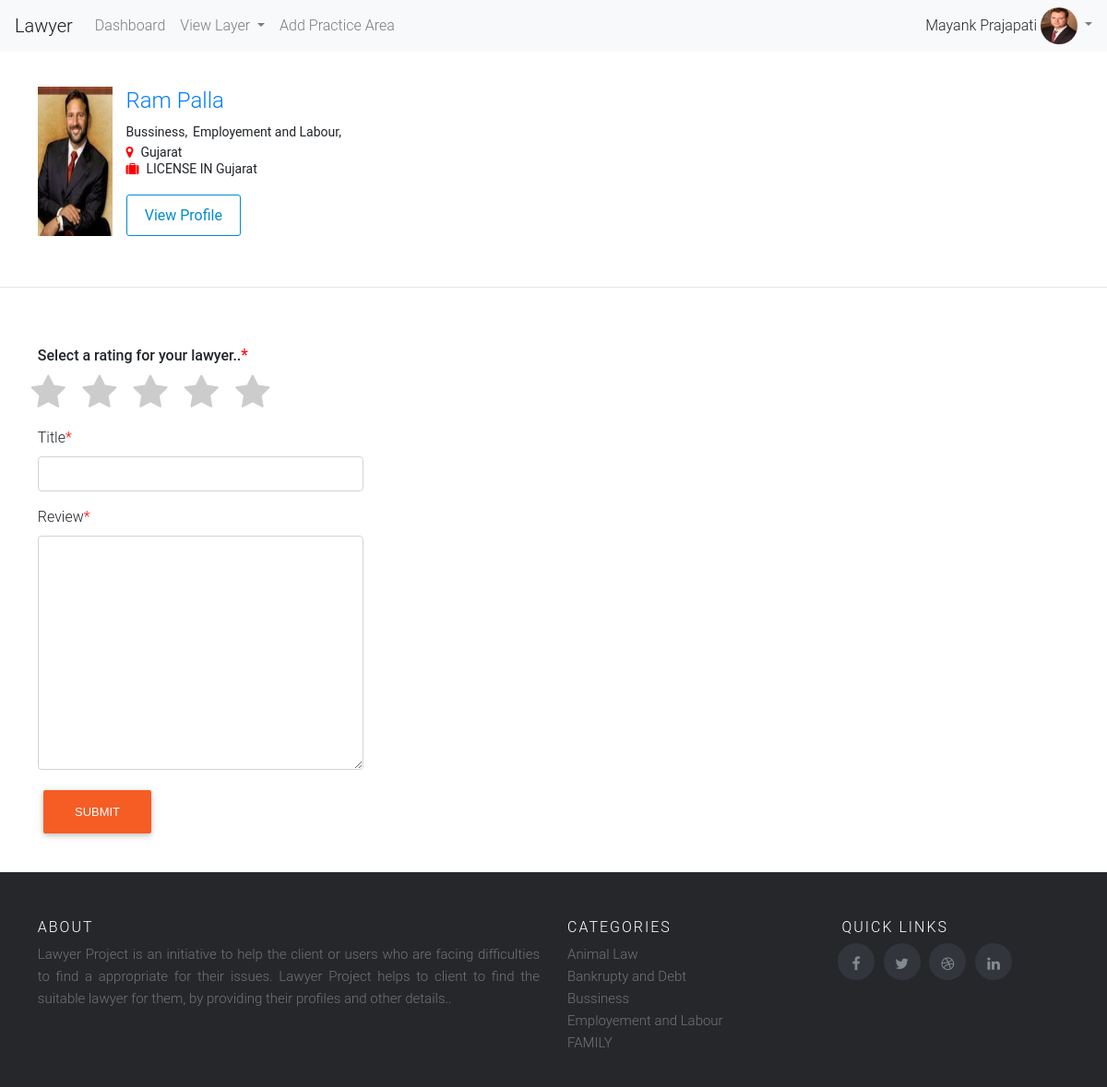
Page /review_lawyer/3 (signed in) on the committed database.
### lawyer/models.py (models this page shows, shortened)
class Lawyer(models.Model):
    YEAR = (
        ('2019', '2019'),
        ('2018', '2018'),
        ('2017', '2017'),
        ('2016', '2016'),
        ('2015', '2015'),
        ('2014', '2014'),
        ('2013', '2013'),
        ('2012', '2012'),
        ('2011', '2011'),
        ('2010', '2010'),
        ('2009', '2009'),
        ('2008', '2008'),
        ('2007', '2007'),
        ('2006', '2006'),
        ('2005', '2005'),
        ('2004', '2004'),
        ('2003', '2003'),
        ('2002', '2002'),
        ('2001', '2001'),
        ('2000', '2000'),
    )
    user = models.OneToOneField(User,on_delete=models.CASCADE)
    address1 = models.CharField(max_length=400,blank=False,null=False,validators=[
        RegexValidator(regex='(^[A-Za-z0-9]+|,| |/|[A-Za-z]+)+[A-Za-z0-9]+|,| |$',message='Enter Valid Address1')
    ])
    address2 = models.CharField(max_length=400,blank=False,null=False,validators=[
        RegexValidator(regex='(^[A-Za-z0-9]+|,| |/|[A-Za-z]+)+[A-Za-z0-9]+|,| |$',message='Enter Valid Address2')
    ])
    city = models.CharField(max_length=128,blank=False,null=False,validators=[
        RegexValidator(regex='[A-Za-z]{2}[a-z]+$',message='City should only contain letters and mustcontains atleast 2 chracters..')
    ])
    state = models.ForeignKey(State,on_delete=models.CASCADE,null=False,blank=False)
    zipcode = models.CharField(max_length=128,blank=False,null=False,validators=[
        RegexValidator(regex='^[0-9]{6}$',message='Enter Valid Zipcode')
    ])
    phone_number = models.CharField(max_length=128,blank=False,null=False,validators=[
        RegexValidator(regex='^[6|7|8|9]+[0-9]{9}$',message='Enter 10 digit number')
    ])
    license_in = models.ForeignKey(State,on_delete=models.CASCADE,blank=False,null=False,related_name='license_id')
    license_id = models.CharField(max_length=128,blank=False,null=False,validators=[
        RegexValidator(regex='^[A-Za-z0-9]*$',message='Enter Valid License Id')
    ])
    year_admitted = models.CharField(choices=YEAR,max_length=128,blank=False,null=False,)
    profile_image = models.ImageField(upload_to='profile_images',blank=False,null=False,)

class Lawyer_practice_area(models.Model):
    lawyer_id = models.ForeignKey(Lawyer,on_delete=models.CASCADE,null=True,blank=True)
    practice_area = models.ForeignKey(Practice_area,on_delete=models.CASCADE,blank=True,null=True)
    sub_practice_area = models.CharField(max_length=200,null=True,blank=True)

class Practice_area(models.Model):
    practice = models.CharField(max_length=128,blank=True, null=True)
    def __str__(self):
        return self.practice
    class Meta:
        verbose_name_plural = 'Practice Area'

class State(models.Model):
    state_name = models.CharField(max_length=400,null=True,blank=True)
    def __str__(self):
        return self.state_name

### lawyer/views.py (the view, shortened to what this page needs)
# urls.py: path('review_lawyer/<lid>',views.review_lawyer,name='review_lawyer'),
@login_required(login_url='/login/')
@check_recaptcha
def review_lawyer(request,lid):
    review_form = Review_lawyer_form()
    lawyer1 = Lawyer.objects.get(user_id=lid)
    lawyer_practicearea = Lawyer_practice_area.objects.filter(lawyer_id__user_id=lid)
    msg = ''
    return render(request,'client/review_lawyer.html',{'lawyer1':lawyer1,'lawyer_practicearea':lawyer_practicearea,'review_form':review_form,'msg':msg})

### lawyer/forms.py
class Review_lawyer_form(forms.ModelForm):
    review = forms.CharField(widget=forms.Textarea(attrs={'class':'form-control'}),required=True)
    class Meta:
        model = Review_Lawyer
        fields = ('title','review','rating')

### lawyer/templatetags/practice_menu.py (called while the page is built)
def practice_area():
    practice = Practice_area.objects.all()
    return practice

### lawyer/templatetags/profile_tag.py (called while the page is built)
def profile_menu(lid):
    print(lid)
    try:
        if lid:
            profile = Lawyer.objects.get(user_id=lid)
            return profile.profile_image
    except Exception as e:
        print(e)

### templates/client/review_lawyer.html (shortened to what this page needs)
{% extends 'client/base.html' %}{% load crispy_forms_tags %}
 {% block body_block %}
<div class="container u-vertical-padding-1">
    <div class="row">
        <div class="col-xs-4 col-xs-offset-4 col-sm-1 col-sm-offset-0 remove-right-gutter">
            <div class="text-right text-center-xs"><a href=''><img class="img-responsive u-bg-cool-gray" style="width: 112px;" src="{{ MEDIA_URL }}/{{ lawyer1.profile_image }}"></a>
            </div>
        </div>
        <div class="col-xs-12 col-sm-11 text-center-xs">
            <h1 class="u-vertical-margin-0 name-review"><a href='{% url 'lawyer_profile' lawyer1.user.id %}'>{{lawyer1.user.first_name}} {{lawyer1.user.last_name}} </a></h1>
            <h3 class="u-vertical-margin-0 name-review">{% for p in lawyer_practicearea %}
                <strong style='font-size:14px;'>{{p.practice_area}},</strong>
            {% endfor %}</h3>
            <h3 class="u-vertical-margin-0 name-review">
                <strong style='font-size:14px;'><i class='fa fa-map-marker  marker-icon-css'></i>{{lawyer1.state}}</strong>
          </h3>
          <h3 class="u-vertical-margin-0 name-review">
                <strong style='font-size:14px;'><i class='fa fa-suitcase  marker-icon-css'></i>LICENSE IN {{lawyer1.license_in}}</strong>
          </h3>
            <div class="u-spacer-half"></div><a rel="nofollow" class="btn-review btn-outline-review" style='text-decoration: none;' href="{% url 'lawyer_profile' lawyer1.user.id %}">View Profile</a></div>
    </div>
</div>
<hr/>
<div class='container' style='margin-top:5%;'>
    <form name="" method="POST">
        <div class='row'>
            <div class='col-sm-4'>
                <label class='control-label'>Select a rating for your lawyer..<small class="error">*</small></label>
                <section class='rating-widget'>
                    <div class='rating-stars' style='margin-left:-4%;'>
                        <ul id='stars'>
                            <li class='star' title='Poor' data-value='1' value='Poor'>
                                <i class='fa fa-star fa-fw'></i>
                            </li>
                            <li class='star' title='Fair' data-value='2'>
                                <i class='fa fa-star fa-fw'></i>
                            </li>
                            <li class='star' title='Good' data-value='3'>
                                <i class='fa fa-star fa-fw'></i>
                            </li>
                            <li class='star' title='Excellent' data-value='4'>
                                <i class='fa fa-star fa-fw'></i>
                            </li>
                            <li class='star' title='WOW!!!' data-value='5'>
                                <i class='fa fa-star fa-fw'></i>
                            </li>
                        </ul>
                    </div>
                </section>
            </div>
        </div>
        <div class="row">
            <div class="col-sm-4">
                                {{review_form.title|as_crispy_field}}
            </div>
        </div>
        <div class="row">
            <div class="col-sm-4">
                                {{review_form.review|as_crispy_field}}
            </div>
        </div>
        <div class="row">
            <div class="col-sm-4">
                <input type="submit" class="btn btn-primary" value='Submit'>
            </div>
        </div>
    </form>
</div>
{% endblock %}

### templates/client/base.html (shortened to what this page needs)
<html>
{% load staticfiles %}
{% load crispy_forms_tags %}
{% load practice_menu %}
{% load profile_tag %}
<head>
    <link href='{% static "css/bootstrap.css" %}' rel='stylesheet' />
    <link href='{% static "css/style.css" %}' rel='stylesheet' />
    <link href='{% static "css/carousel.css" %}' rel='stylesheet' />
    <link href='{% static "css/glyphicon.css" %}' rel='stylesheet' />
    <link rel="stylesheet" href="https://cdnjs.cloudflare.com/ajax/libs/font-awesome/4.7.0/css/font-awesome.min.css">
</head>
<body>
    <nav class="navbar navbar-expand-lg navbar-light bg-light">
        <a class="navbar-brand" href="#">Lawyer
        </a>
        <div class="collapse navbar-collapse" id="navbarSupportedContent">
            <ul class="navbar-nav mr-auto">
                <li class="nav-item">
                    <a class="nav-link" href="{% url 'index' %}">Dashboard<span class="sr-only">(current)</span></a>
                </li>
                <li class="nav-item dropdown">
                    <a class="nav-link dropdown-toggle" href="http://example.com" id="navbarDropdownMenuLink" data-toggle="dropdown" aria-haspopup="true" aria-expanded="false">
                        View Layer
                    </a>
                            {% practice_area as practice %}
                </li>
                  {% if user.is_superuser %}
                        <li class="nav-item">
                    <a class="nav-link" href="{% url 'add_practice_area' %}">Add Practice Area</a>
                </li>
                  {% endif %}
            </ul>
         <form class="form-inline my-2 my-lg-0">
            {% if  request.user.is_superuser %}
              {{request.user.first_name}} {{request.user.last_name}}&nbsp;
             <ul class="navbar-nav">
                <li class="nav-item dropdown">
                    <a class="nav-link dropdown-toggle" style='padding:0 0;' href="#" id="navbarDropdownMenuLink" role="button" data-toggle="dropdown" aria-haspopup="true" aria-expanded="false">
                        <img src='{{MEDIA_URL}}{{ request.user.id|profile_menu }}' height='40' width='40' style='border-radius:50%;'/>
                   </a>
                </li>
            </ul>
            {% endif %}
            </form>
        </div>
    </nav>
    {% block body_block %} {% endblock %}
<footer class="site-footer" style='margin-top:3%;'>
    <div class="container">
        <div class="row">
            <div class="col-sm-12 col-md-6">
                <h6>About</h6>
                <p class="text-justify">Lawyer Project is an initiative to help the client or users who are facing difficulties to find a appropriate for their issues.
                Lawyer Project helps to client to find the suitable lawyer for them, by providing their profiles and other details..
                </p>
            </div>
            <div class="col-xs-6 col-md-3">
                <h6>Categories</h6>
                <ul class="footer-links">
                 {% practice_area as practice %}
                    {% for i in practice %}
                     <li><a class="dropdown-item-footer" href="{% url 'view_lawyers' %}?practice_area={{i.practice}}">{{i.practice}}</a></li>
                 {% endfor %}
                </ul>
            </div>
            <div class="col-xs-6 col-md-3">
                <h6 style='margin-left:4%;'>Quick Links</h6>
               <ul class="social-icons">
                    <li><a class="facebook" href="https://www.facebook.com/"><i class="fa fa-facebook" style='margin-top:35%;'></i></a></li>
                    <li><a class="twitter" href="https://www.twitter.com/"><i class="fa fa-twitter" style='margin-top:35%;'></i></a></li>
                    <li><a class="dribbble" href="https://www.dribble.com/"><i class="fa fa-dribbble" style='margin-top:35%;'></i></a></li>
                    <li><a class="linkedin" href="https://www.linkedin.com/"><i class="fa fa-linkedin" style='margin-top:35%;'></i></a></li>
                </ul>
            </div>
        </div>
    </div>
</footer>
</body>
</html>

### static/css/style.css (style rules this page uses)
.row { margin-left: -1.2rem; margin-right: -1.2rem; }
.btn-primary, .btn.btn.btn-primary, .btn.btn.btn-default, .btn-default { background-color: #F55D25; color: white; font-family: "Circular", Helvetica, sans-serif; border-color: #F55D25; }
p { overflow-wrap: break-word; word-wrap: break-word; word-break: break-word; margin: 0 0 0.75em; }
.control-label { display: block; font-weight: 500; }
.error { color: red; font-size: 1.1rem; }
.u-vertical-padding-1 { padding-top: 2.4rem !important; padding-bottom: 2.4rem !important; }
.remove-right-gutter { padding-right: 0; }
.u-bg-cool-gray { background-color: #CDCFCE !important; }
.img-responsive { max-width: 100%; height: 100%; }
.u-vertical-margin-0 { margin-top: 0rem !important; margin-bottom: 0rem !important; }
.name-review { font-size: 1.50em; line-height: 1.2857142857; }
.btn-outline-review { color: #008CC9; background-color: transparent; border: 1px solid currentColor; }
.btn-review { padding: 0.6rem 1.2rem; font-size: 1em; line-height: 1.5; border-radius: 3px; display: inline-block; cursor: pointer; user-select: none; margin-bottom: 0; background-image: none; font-weight: 400; text-align: center; vertical-align: middle; transition: all 0.3s ease; }
.rating-stars ul { list-style-type: none; padding-left: -50px; }
.rating-stars ul>li.star { display: inline-block; }
.rating-stars ul>li.star>i.fa { font-size: 1.2em; color: #FF912C; }
.asteriskField { color: red; }
.marker-icon-css { color: red; padding-right: 8px; font-size: 14px; }
.site-footer { background-color: #26272b; padding: 45px 0 20px; font-size: 15px; line-height: 24px; color: #737373; }
.site-footer h6 { color: #fff; font-size: 16px; text-transform: uppercase; margin-top: 5px; letter-spacing: 2px }
.site-footer a { color: #737373; }
.footer-links { padding-left: 0; list-style: none }
.footer-links li { display: block }
.footer-links a { color: #737373 }
.site-footer .social-icons a { width: 40px; height: 40px; line-height: 40px; margin-left: 6px; margin-right: 0; border-radius: 100%; background-color: #33353d }
.social-icons { padding-left: 0; margin-bottom: 0; list-style: none }
.social-icons li { display: inline-block; margin-bottom: 4px }
.social-icons a { background-color: #eceeef; color: #818a91; font-size: 16px; display: inline-block; line-height: 44px; width: 44px; height: 44px; text-align: center; margin-right: 8px; border-radius: 100%; -webkit-transition: all .2s linear; -o-transition: all .2s linear; transition: all .2s linear }

### templates/client/review_lawyer.html (style rules this page uses)
.rating-stars ul { list-style-type: none; padding: 0; -moz-user-select: none; -webkit-user-select: none; }
.rating-stars ul>li.star { display: inline-block; }
.rating-stars ul>li.star>i.fa { font-size: 2.5em; color: #ccc; }

### rows in the picture
Lawyer: profile_image (picture), user.first_name "Ram", user.last_name "Palla", state "Gujarat", license_in "Gujarat"
Lawyer_practice_area: practice_area "Bussiness"
Lawyer_practice_area: practice_area "Employement and Labour"
Practice_area: practice "Animal Law"
Practice_area: practice "Bankrupty and Debt"
Practice_area: practice "Bussiness"
Practice_area: practice "Employement and Labour"
Practice_area: practice "FAMILY"

### other values in the picture
{{ request.user.first_name }} "Mayank"
{{ request.user.last_name }} "Prajapati"
